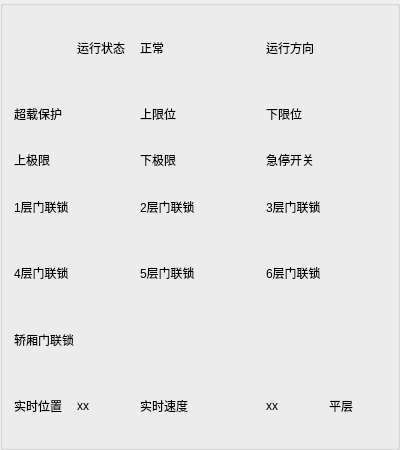
        <widget class="QGroupBox" name="groupBox_6">
         <property name="minimumSize">
          <size>
           <width>400</width>
           <height>450</height>
          </size>
         </property>
         <property name="maximumSize">
          <size>
           <width>400</width>
           <height>450</height>
          </size>
         </property>
         <property name="title">
          <string/>
         </property>
         <layout class="QGridLayout" name="gridLayout_11">
          <item row="0" column="0">
           <layout class="QGridLayout" name="gridLayout_4">
            <item row="0" column="2" colspan="2">
             <widget class="QLabel" name="label_yxzt">
              <property name="sizePolicy">
               <sizepolicy hsizetype="Preferred" vsizetype="Preferred">
                <horstretch>0</horstretch>
                <verstretch>0</verstretch>
               </sizepolicy>
              </property>
              <property name="minimumSize">
               <size>
                <width>60</width>
                <height>20</height>
               </size>
              </property>
              <property name="text">
               <string>正常</string>
              </property>
             </widget>
            </item>
            <item row="0" column="4">
             <widget class="QLabel" name="label_bmq_fx">
              <property name="sizePolicy">
               <sizepolicy hsizetype="Preferred" vsizetype="Preferred">
                <horstretch>0</horstretch>
                <verstretch>0</verstretch>
               </sizepolicy>
              </property>
              <property name="minimumSize">
               <size>
                <width>60</width>
                <height>20</height>
               </size>
              </property>
              <property name="text">
               <string>运行方向</string>
              </property>
             </widget>
            </item>
            <item row="1" column="0">
             <widget class="QLabel" name="label_34">
              <property name="minimumSize">
               <size>
                <width>70</width>
                <height>20</height>
               </size>
              </property>
              <property name="text">
               <string>超载保护</string>
              </property>
             </widget>
            </item>
            <item row="1" column="1">
             <widget class="QLabel" name="label_aqcd1">
              <property name="sizePolicy">
               <sizepolicy hsizetype="Preferred" vsizetype="Preferred">
                <horstretch>0</horstretch>
                <verstretch>0</verstretch>
               </sizepolicy>
              </property>
              <property name="minimumSize">
               <size>
                <width>60</width>
                <height>20</height>
               </size>
              </property>
              <property name="maximumSize">
               <size>
                <width>60</width>
                <height>16777215</height>
               </size>
              </property>
              <property name="text">
               <string/>
              </property>
             </widget>
            </item>
            <item row="1" column="2">
             <widget class="QLabel" name="label_46">
              <property name="minimumSize">
               <size>
                <width>70</width>
                <height>20</height>
               </size>
              </property>
              <property name="text">
               <string>上限位</string>
              </property>
             </widget>
            </item>
            <item row="1" column="3">
             <widget class="QLabel" name="label_aqcd2">
              <property name="sizePolicy">
               <sizepolicy hsizetype="Preferred" vsizetype="Preferred">
                <horstretch>0</horstretch>
                <verstretch>0</verstretch>
               </sizepolicy>
              </property>
              <property name="minimumSize">
               <size>
                <width>60</width>
                <height>20</height>
               </size>
              </property>
              <property name="maximumSize">
               <size>
                <width>60</width>
                <height>16777215</height>
               </size>
              </property>
              <property name="text">
               <string/>
              </property>
             </widget>
            </item>
            <item row="1" column="4">
             <widget class="QLabel" name="label_47">
              <property name="minimumSize">
               <size>
                <width>70</width>
                <height>20</height>
               </size>
              </property>
              <property name="text">
               <string>下限位</string>
              </property>
             </widget>
            </item>
            <item row="1" column="5">
             <widget class="QLabel" name="label_aqcd3">
              <property name="sizePolicy">
               <sizepolicy hsizetype="Preferred" vsizetype="Preferred">
                <horstretch>0</horstretch>
                <verstretch>0</verstretch>
               </sizepolicy>
              </property>
              <property name="minimumSize">
               <size>
                <width>60</width>
                <height>20</height>
               </size>
              </property>
              <property name="maximumSize">
               <size>
                <width>60</width>
                <height>16777215</height>
               </size>
              </property>
              <property name="text">
               <string/>
              </property>
             </widget>
            </item>
            <item row="2" column="0">
             <widget class="QLabel" name="label_78">
              <property name="minimumSize">
               <size>
                <width>70</width>
                <height>20</height>
               </size>
              </property>
              <property name="text">
               <string>上极限</string>
              </property>
             </widget>
            </item>
            <item row="2" column="1">
             <widget class="QLabel" name="label_aqcd4">
              <property name="sizePolicy">
               <sizepolicy hsizetype="Preferred" vsizetype="Preferred">
                <horstretch>0</horstretch>
                <verstretch>0</verstretch>
               </sizepolicy>
              </property>
              <property name="minimumSize">
               <size>
                <width>60</width>
                <height>20</height>
               </size>
              </property>
              <property name="maximumSize">
               <size>
                <width>60</width>
                <height>16777215</height>
               </size>
              </property>
              <property name="text">
               <string/>
              </property>
             </widget>
            </item>
            <item row="2" column="2">
             <widget class="QLabel" name="label_79">
              <property name="minimumSize">
               <size>
                <width>70</width>
                <height>20</height>
               </size>
              </property>
              <property name="text">
               <string>下极限</string>
              </property>
             </widget>
            </item>
            <item row="2" column="3">
             <widget class="QLabel" name="label_aqcd5">
              <property name="sizePolicy">
               <sizepolicy hsizetype="Preferred" vsizetype="Preferred">
                <horstretch>0</horstretch>
                <verstretch>0</verstretch>
               </sizepolicy>
              </property>
              <property name="minimumSize">
               <size>
                <width>60</width>
                <height>20</height>
               </size>
              </property>
              <property name="maximumSize">
               <size>
                <width>60</width>
                <height>16777215</height>
               </size>
              </property>
              <property name="text">
               <string/>
              </property>
             </widget>
            </item>
            <item row="2" column="4">
             <widget class="QLabel" name="label_12">
              <property name="sizePolicy">
               <sizepolicy hsizetype="Maximum" vsizetype="Fixed">
                <horstretch>0</horstretch>
                <verstretch>0</verstretch>
               </sizepolicy>
              </property>
              <property name="minimumSize">
               <size>
                <width>70</width>
                <height>20</height>
               </size>
              </property>
              <property name="text">
               <string>急停开关</string>
              </property>
             </widget>
            </item>
            <item row="2" column="5">
             <widget class="QLabel" name="label_aqcd6">
              <property name="sizePolicy">
               <sizepolicy hsizetype="Preferred" vsizetype="Preferred">
                <horstretch>0</horstretch>
                <verstretch>0</verstretch>
               </sizepolicy>
              </property>
              <property name="minimumSize">
               <size>
                <width>60</width>
                <height>20</height>
               </size>
              </property>
              <property name="maximumSize">
               <size>
                <width>60</width>
                <height>16777215</height>
               </size>
              </property>
              <property name="text">
               <string/>
              </property>
             </widget>
            </item>
            <item row="3" column="0">
             <widget class="QLabel" name="label_26">
              <property name="minimumSize">
               <size>
                <width>70</width>
                <height>20</height>
               </size>
              </property>
              <property name="text">
               <string>1层门联锁</string>
              </property>
             </widget>
            </item>
            <item row="3" column="1">
             <widget class="QLabel" name="label_aqcd8">
              <property name="sizePolicy">
               <sizepolicy hsizetype="Preferred" vsizetype="Preferred">
                <horstretch>0</horstretch>
                <verstretch>0</verstretch>
               </sizepolicy>
              </property>
              <property name="minimumSize">
               <size>
                <width>60</width>
                <height>20</height>
               </size>
              </property>
              <property name="maximumSize">
               <size>
                <width>60</width>
                <height>16777215</height>
               </size>
              </property>
              <property name="text">
               <string/>
              </property>
             </widget>
            </item>
            <item row="3" column="2">
             <widget class="QLabel" name="label_30">
              <property name="minimumSize">
               <size>
                <width>70</width>
                <height>20</height>
               </size>
              </property>
              <property name="text">
               <string>2层门联锁</string>
              </property>
             </widget>
            </item>
            <item row="3" column="3">
             <widget class="QLabel" name="label_aqcd9">
              <property name="sizePolicy">
               <sizepolicy hsizetype="Preferred" vsizetype="Preferred">
                <horstretch>0</horstretch>
                <verstretch>0</verstretch>
               </sizepolicy>
              </property>
              <property name="minimumSize">
               <size>
                <width>60</width>
                <height>20</height>
               </size>
              </property>
              <property name="maximumSize">
               <size>
                <width>60</width>
                <height>16777215</height>
               </size>
              </property>
              <property name="text">
               <string/>
              </property>
             </widget>
            </item>
            <item row="3" column="4">
             <widget class="QLabel" name="label_35">
              <property name="minimumSize">
               <size>
                <width>70</width>
                <height>20</height>
               </size>
              </property>
              <property name="text">
               <string>3层门联锁</string>
              </property>
             </widget>
            </item>
            <item row="3" column="5">
             <widget class="QLabel" name="label_aqcd10">
              <property name="sizePolicy">
               <sizepolicy hsizetype="Preferred" vsizetype="Preferred">
                <horstretch>0</horstretch>
                <verstretch>0</verstretch>
               </sizepolicy>
              </property>
              <property name="minimumSize">
               <size>
                <width>60</width>
                <height>20</height>
               </size>
              </property>
              <property name="maximumSize">
               <size>
                <width>60</width>
                <height>16777215</height>
               </size>
              </property>
              <property name="text">
               <string/>
              </property>
             </widget>
            </item>
            <item row="4" column="0">
             <widget class="QLabel" name="label_36">
              <property name="minimumSize">
               <size>
                <width>70</width>
                <height>20</height>
               </size>
              </property>
              <property name="text">
               <string>4层门联锁</string>
              </property>
             </widget>
            </item>
            <item row="4" column="1">
             <widget class="QLabel" name="label_aqcd11">
              <property name="sizePolicy">
               <sizepolicy hsizetype="Preferred" vsizetype="Preferred">
                <horstretch>0</horstretch>
                <verstretch>0</verstretch>
               </sizepolicy>
              </property>
              <property name="minimumSize">
               <size>
                <width>60</width>
                <height>20</height>
               </size>
              </property>
              <property name="maximumSize">
               <size>
                <width>60</width>
                <height>16777215</height>
               </size>
              </property>
              <property name="text">
               <string/>
              </property>
             </widget>
            </item>
            <item row="4" column="2">
             <widget class="QLabel" name="label_38">
              <property name="minimumSize">
               <size>
                <width>70</width>
                <height>20</height>
               </size>
              </property>
              <property name="text">
               <string>5层门联锁</string>
              </property>
             </widget>
            </item>
            <item row="4" column="3">
             <widget class="QLabel" name="label_aqcd12">
              <property name="sizePolicy">
               <sizepolicy hsizetype="Preferred" vsizetype="Preferred">
                <horstretch>0</horstretch>
                <verstretch>0</verstretch>
               </sizepolicy>
              </property>
              <property name="minimumSize">
               <size>
                <width>60</width>
                <height>20</height>
               </size>
              </property>
              <property name="maximumSize">
               <size>
                <width>60</width>
                <height>16777215</height>
               </size>
              </property>
              <property name="text">
               <string/>
              </property>
             </widget>
            </item>
            <item row="4" column="4">
             <widget class="QLabel" name="label_42">
              <property name="minimumSize">
               <size>
                <width>70</width>
                <height>20</height>
               </size>
              </property>
              <property name="text">
               <string>6层门联锁</string>
              </property>
             </widget>
            </item>
            <item row="4" column="5">
             <widget class="QLabel" name="label_aqcd13">
              <property name="sizePolicy">
               <sizepolicy hsizetype="Preferred" vsizetype="Preferred">
                <horstretch>0</horstretch>
                <verstretch>0</verstretch>
               </sizepolicy>
              </property>
              <property name="minimumSize">
               <size>
                <width>60</width>
                <height>20</height>
               </size>
              </property>
              <property name="maximumSize">
               <size>
                <width>60</width>
                <height>16777215</height>
               </size>
              </property>
              <property name="text">
               <string/>
              </property>
             </widget>
            </item>
            <item row="5" column="0">
             <widget class="QLabel" name="label_84">
              <property name="minimumSize">
               <size>
                <width>60</width>
                <height>20</height>
               </size>
              </property>
              <property name="text">
               <string>轿厢门联锁</string>
              </property>
             </widget>
            </item>
            <item row="5" column="1">
             <widget class="QLabel" name="label_aqcd7">
              <property name="sizePolicy">
               <sizepolicy hsizetype="Preferred" vsizetype="Preferred">
                <horstretch>0</horstretch>
                <verstretch>0</verstretch>
               </sizepolicy>
              </property>
              <property name="minimumSize">
               <size>
                <width>60</width>
                <height>20</height>
               </size>
              </property>
              <property name="maximumSize">
               <size>
                <width>60</width>
                <height>16777215</height>
               </size>
              </property>
              <property name="text">
               <string/>
              </property>
             </widget>
            </item>
            <item row="5" column="3">
             <widget class="QLabel" name="label_aqcd14">
              <property name="sizePolicy">
               <sizepolicy hsizetype="Preferred" vsizetype="Preferred">
                <horstretch>0</horstretch>
                <verstretch>0</verstretch>
               </sizepolicy>
              </property>
              <property name="minimumSize">
               <size>
                <width>60</width>
                <height>20</height>
               </size>
              </property>
              <property name="maximumSize">
               <size>
                <width>60</width>
                <height>16777215</height>
               </size>
              </property>
              <property name="text">
               <string/>
              </property>
             </widget>
            </item>
            <item row="5" column="4">
             <widget class="QLabel" name="label_aqcd15">
              <property name="sizePolicy">
               <sizepolicy hsizetype="Preferred" vsizetype="Preferred">
                <horstretch>0</horstretch>
                <verstretch>0</verstretch>
               </sizepolicy>
              </property>
              <property name="minimumSize">
               <size>
                <width>60</width>
                <height>20</height>
               </size>
              </property>
              <property name="text">
               <string/>
              </property>
             </widget>
            </item>
            <item row="5" column="5">
             <widget class="QLabel" name="label_aqcd16">
              <property name="sizePolicy">
               <sizepolicy hsizetype="Preferred" vsizetype="Preferred">
                <horstretch>0</horstretch>
                <verstretch>0</verstretch>
               </sizepolicy>
              </property>
              <property name="minimumSize">
               <size>
                <width>60</width>
                <height>20</height>
               </size>
              </property>
              <property name="maximumSize">
               <size>
                <width>60</width>
                <height>16777215</height>
               </size>
              </property>
              <property name="text">
               <string/>
              </property>
             </widget>
            </item>
            <item row="6" column="0">
             <widget class="QLabel" name="label_81">
              <property name="sizePolicy">
               <sizepolicy hsizetype="Preferred" vsizetype="Preferred">
                <horstretch>0</horstretch>
                <verstretch>0</verstretch>
               </sizepolicy>
              </property>
              <property name="minimumSize">
               <size>
                <width>60</width>
                <height>20</height>
               </size>
              </property>
              <property name="text">
               <string>实时位置</string>
              </property>
             </widget>
            </item>
            <item row="6" column="1">
             <widget class="QLabel" name="label_bmq_wz">
              <property name="sizePolicy">
               <sizepolicy hsizetype="Preferred" vsizetype="Preferred">
                <horstretch>0</horstretch>
                <verstretch>0</verstretch>
               </sizepolicy>
              </property>
              <property name="minimumSize">
               <size>
                <width>60</width>
                <height>20</height>
               </size>
              </property>
              <property name="text">
               <string>xx</string>
              </property>
             </widget>
            </item>
            <item row="6" column="2" colspan="2">
             <widget class="QLabel" name="label_82">
              <property name="sizePolicy">
               <sizepolicy hsizetype="Preferred" vsizetype="Preferred">
                <horstretch>0</horstretch>
                <verstretch>0</verstretch>
               </sizepolicy>
              </property>
              <property name="minimumSize">
               <size>
                <width>60</width>
                <height>20</height>
               </size>
              </property>
              <property name="text">
               <string>实时速度</string>
              </property>
             </widget>
            </item>
            <item row="6" column="4">
             <widget class="QLabel" name="label_bmq_sd">
              <property name="sizePolicy">
               <sizepolicy hsizetype="Preferred" vsizetype="Preferred">
                <horstretch>0</horstretch>
                <verstretch>0</verstretch>
               </sizepolicy>
              </property>
              <property name="minimumSize">
               <size>
                <width>60</width>
                <height>20</height>
               </size>
              </property>
              <property name="text">
               <string>xx</string>
              </property>
             </widget>
            </item>
            <item row="6" column="5">
             <widget class="QLabel" name="label_85">
              <property name="sizePolicy">
               <sizepolicy hsizetype="Preferred" vsizetype="Preferred">
                <horstretch>0</horstretch>
                <verstretch>0</verstretch>
               </sizepolicy>
              </property>
              <property name="minimumSize">
               <size>
                <width>60</width>
                <height>20</height>
               </size>
              </property>
              <property name="text">
               <string>平层</string>
              </property>
             </widget>
            </item>
            <item row="0" column="1">
             <widget class="QLabel" name="label_77">
              <property name="sizePolicy">
               <sizepolicy hsizetype="Preferred" vsizetype="Preferred">
                <horstretch>0</horstretch>
                <verstretch>0</verstretch>
               </sizepolicy>
              </property>
              <property name="minimumSize">
               <size>
                <width>60</width>
                <height>20</height>
               </size>
              </property>
              <property name="text">
               <string>运行状态</string>
              </property>
             </widget>
            </item>
           </layout>
          </item>
         </layout>
        </widget>
